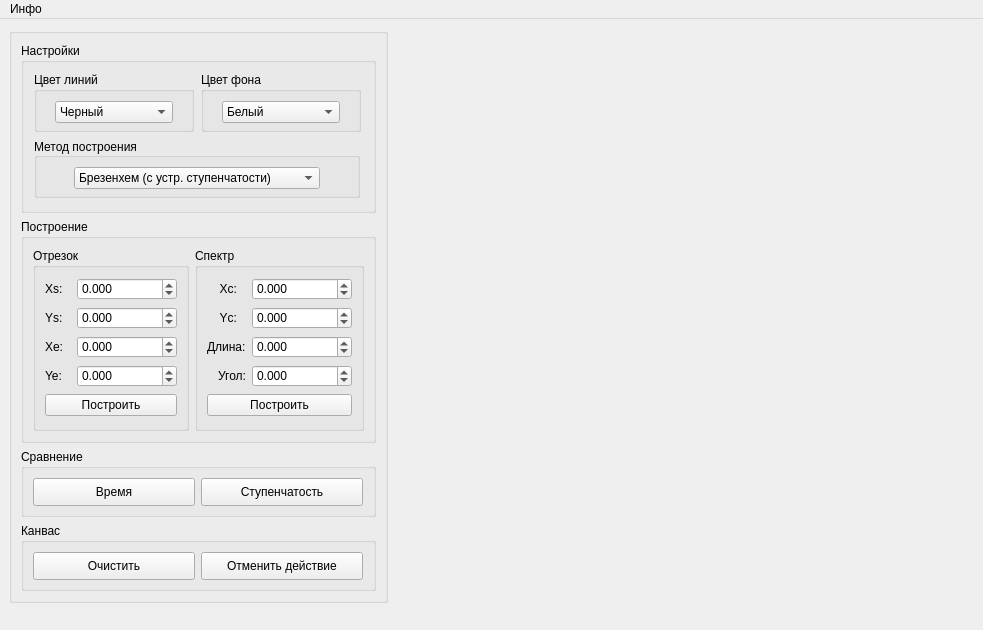
<?xml version="1.0" encoding="UTF-8"?>
<ui version="4.0">
 <class>MainWindow</class>
 <widget class="QMainWindow" name="MainWindow">
  <property name="geometry">
   <rect>
    <x>0</x>
    <y>0</y>
    <width>983</width>
    <height>630</height>
   </rect>
  </property>
  <property name="minimumSize">
   <size>
    <width>983</width>
    <height>630</height>
   </size>
  </property>
  <property name="windowTitle">
   <string>Компьютерная графика. Лабораторная работа 3</string>
  </property>
  <widget class="QWidget" name="centralwidget">
   <layout class="QGridLayout" name="gridLayout">
    <item row="2" column="0">
     <spacer name="verticalSpacer_2">
      <property name="orientation">
       <enum>Qt::Vertical</enum>
      </property>
      <property name="sizeHint" stdset="0">
       <size>
        <width>20</width>
        <height>40</height>
       </size>
      </property>
     </spacer>
    </item>
    <item row="1" column="0">
     <widget class="QGroupBox" name="groupBox_main">
      <property name="minimumSize">
       <size>
        <width>379</width>
        <height>575</height>
       </size>
      </property>
      <property name="maximumSize">
       <size>
        <width>379</width>
        <height>575</height>
       </size>
      </property>
      <property name="font">
       <font>
        <kerning>true</kerning>
       </font>
      </property>
      <property name="title">
       <string/>
      </property>
      <property name="alignment">
       <set>Qt::AlignJustify|Qt::AlignVCenter</set>
      </property>
      <layout class="QGridLayout" name="gridLayout_2">
       <item row="0" column="0" colspan="4">
        <widget class="QGroupBox" name="groupBox_settings">
         <property name="minimumSize">
          <size>
           <width>355</width>
           <height>170</height>
          </size>
         </property>
         <property name="maximumSize">
          <size>
           <width>355</width>
           <height>170</height>
          </size>
         </property>
         <property name="title">
          <string>Настройки</string>
         </property>
         <layout class="QGridLayout" name="gridLayout_8">
          <item row="0" column="0">
           <widget class="QGroupBox" name="groupBox_color_line">
            <property name="minimumSize">
             <size>
              <width>160</width>
              <height>60</height>
             </size>
            </property>
            <property name="maximumSize">
             <size>
              <width>160</width>
              <height>60</height>
             </size>
            </property>
            <property name="title">
             <string>Цвет линий</string>
            </property>
            <layout class="QGridLayout" name="gridLayout_5">
             <item row="0" column="0">
              <widget class="QComboBox" name="comboBox_color_line">
               <property name="minimumSize">
                <size>
                 <width>118</width>
                 <height>22</height>
                </size>
               </property>
               <property name="maximumSize">
                <size>
                 <width>118</width>
                 <height>22</height>
                </size>
               </property>
               <item>
                <property name="text">
                 <string>Черный</string>
                </property>
               </item>
               <item>
                <property name="text">
                 <string>Белый</string>
                </property>
               </item>
               <item>
                <property name="text">
                 <string>Красный</string>
                </property>
               </item>
               <item>
                <property name="text">
                 <string>Зеленый</string>
                </property>
               </item>
               <item>
                <property name="text">
                 <string>Синий</string>
                </property>
               </item>
               <item>
                <property name="text">
                 <string>Желтый</string>
                </property>
               </item>
               <item>
                <property name="text">
                 <string>Фиолетовый</string>
                </property>
               </item>
               <item>
                <property name="text">
                 <string>Розовый</string>
                </property>
               </item>
               <item>
                <property name="text">
                 <string>Оранжевый</string>
                </property>
               </item>
              </widget>
             </item>
            </layout>
           </widget>
          </item>
          <item row="0" column="1">
           <widget class="QGroupBox" name="groupBox_color_bg">
            <property name="minimumSize">
             <size>
              <width>160</width>
              <height>60</height>
             </size>
            </property>
            <property name="maximumSize">
             <size>
              <width>160</width>
              <height>60</height>
             </size>
            </property>
            <property name="title">
             <string>Цвет фона</string>
            </property>
            <layout class="QGridLayout" name="gridLayout_6">
             <item row="0" column="0">
              <widget class="QComboBox" name="comboBox_color_bg">
               <property name="minimumSize">
                <size>
                 <width>118</width>
                 <height>22</height>
                </size>
               </property>
               <property name="maximumSize">
                <size>
                 <width>118</width>
                 <height>22</height>
                </size>
               </property>
               <item>
                <property name="text">
                 <string>Белый</string>
                </property>
               </item>
               <item>
                <property name="text">
                 <string>Черный</string>
                </property>
               </item>
               <item>
                <property name="text">
                 <string>Красный</string>
                </property>
               </item>
               <item>
                <property name="text">
                 <string>Зеленый</string>
                </property>
               </item>
               <item>
                <property name="text">
                 <string>Синий</string>
                </property>
               </item>
               <item>
                <property name="text">
                 <string>Желтый</string>
                </property>
               </item>
               <item>
                <property name="text">
                 <string>Фиолетовый</string>
                </property>
               </item>
               <item>
                <property name="text">
                 <string>Розовый</string>
                </property>
               </item>
               <item>
                <property name="text">
                 <string>Оранжевый</string>
                </property>
               </item>
              </widget>
             </item>
            </layout>
           </widget>
          </item>
          <item row="1" column="0" colspan="2" alignment="Qt::AlignLeft|Qt::AlignTop">
           <widget class="QGroupBox" name="groupBox_method">
            <property name="minimumSize">
             <size>
              <width>326</width>
              <height>60</height>
             </size>
            </property>
            <property name="maximumSize">
             <size>
              <width>326</width>
              <height>60</height>
             </size>
            </property>
            <property name="title">
             <string>Метод построения</string>
            </property>
            <property name="alignment">
             <set>Qt::AlignLeading|Qt::AlignLeft|Qt::AlignVCenter</set>
            </property>
            <property name="flat">
             <bool>false</bool>
            </property>
            <layout class="QGridLayout" name="gridLayout_7">
             <item row="0" column="1">
              <widget class="QComboBox" name="comboBox_method">
               <property name="minimumSize">
                <size>
                 <width>246</width>
                 <height>22</height>
                </size>
               </property>
               <property name="maximumSize">
                <size>
                 <width>246</width>
                 <height>22</height>
                </size>
               </property>
               <item>
                <property name="text">
                 <string>Брезенхем (с устр. ступенчатости)</string>
                </property>
               </item>
               <item>
                <property name="text">
                 <string>Библиотечная функция</string>
                </property>
               </item>
               <item>
                <property name="text">
                 <string>ЦДА</string>
                </property>
               </item>
               <item>
                <property name="text">
                 <string>Брезенхем (веществ.)</string>
                </property>
               </item>
               <item>
                <property name="text">
                 <string>Брезенхем (целые)</string>
                </property>
               </item>
               <item>
                <property name="text">
                 <string>Ву</string>
                </property>
               </item>
              </widget>
             </item>
            </layout>
           </widget>
          </item>
         </layout>
        </widget>
       </item>
       <item row="3" column="0">
        <widget class="QGroupBox" name="groupBox_compare">
         <property name="minimumSize">
          <size>
           <width>355</width>
           <height>68</height>
          </size>
         </property>
         <property name="maximumSize">
          <size>
           <width>355</width>
           <height>68</height>
          </size>
         </property>
         <property name="title">
          <string>Сравнение</string>
         </property>
         <layout class="QHBoxLayout" name="horizontalLayout">
          <item>
           <widget class="QPushButton" name="pushButton_time">
            <property name="minimumSize">
             <size>
              <width>162</width>
              <height>28</height>
             </size>
            </property>
            <property name="maximumSize">
             <size>
              <width>162</width>
              <height>28</height>
             </size>
            </property>
            <property name="text">
             <string>Время</string>
            </property>
           </widget>
          </item>
          <item>
           <widget class="QPushButton" name="pushButton_stairs">
            <property name="minimumSize">
             <size>
              <width>162</width>
              <height>28</height>
             </size>
            </property>
            <property name="maximumSize">
             <size>
              <width>162</width>
              <height>28</height>
             </size>
            </property>
            <property name="text">
             <string>Ступенчатость</string>
            </property>
           </widget>
          </item>
         </layout>
        </widget>
       </item>
       <item row="2" column="0" alignment="Qt::AlignLeft|Qt::AlignTop">
        <widget class="QGroupBox" name="groupBox_draw">
         <property name="minimumSize">
          <size>
           <width>355</width>
           <height>224</height>
          </size>
         </property>
         <property name="maximumSize">
          <size>
           <width>355</width>
           <height>224</height>
          </size>
         </property>
         <property name="title">
          <string>Построение</string>
         </property>
         <layout class="QGridLayout" name="gridLayout_9">
          <item row="1" column="0">
           <widget class="QGroupBox" name="groupBox_draw_line">
            <property name="title">
             <string>Отрезок</string>
            </property>
            <layout class="QGridLayout" name="gridLayout_3">
             <item row="6" column="1">
              <widget class="QDoubleSpinBox" name="doubleSpinBox_ye">
               <property name="minimumSize">
                <size>
                 <width>100</width>
                 <height>22</height>
                </size>
               </property>
               <property name="maximumSize">
                <size>
                 <width>100</width>
                 <height>22</height>
                </size>
               </property>
               <property name="decimals">
                <number>3</number>
               </property>
               <property name="minimum">
                <double>-99999.000000000000000</double>
               </property>
               <property name="maximum">
                <double>99999.000000000000000</double>
               </property>
              </widget>
             </item>
             <item row="2" column="0">
              <widget class="QLabel" name="label_rotate_ys">
               <property name="maximumSize">
                <size>
                 <width>30</width>
                 <height>16777215</height>
                </size>
               </property>
               <property name="text">
                <string>Ys:</string>
               </property>
              </widget>
             </item>
             <item row="4" column="1">
              <widget class="QDoubleSpinBox" name="doubleSpinBox_xe">
               <property name="minimumSize">
                <size>
                 <width>100</width>
                 <height>22</height>
                </size>
               </property>
               <property name="maximumSize">
                <size>
                 <width>100</width>
                 <height>22</height>
                </size>
               </property>
               <property name="decimals">
                <number>3</number>
               </property>
               <property name="minimum">
                <double>-99999.000000000000000</double>
               </property>
               <property name="maximum">
                <double>99999.000000000000000</double>
               </property>
              </widget>
             </item>
             <item row="2" column="1">
              <widget class="QDoubleSpinBox" name="doubleSpinBox_ys">
               <property name="minimumSize">
                <size>
                 <width>100</width>
                 <height>22</height>
                </size>
               </property>
               <property name="maximumSize">
                <size>
                 <width>100</width>
                 <height>22</height>
                </size>
               </property>
               <property name="decimals">
                <number>3</number>
               </property>
               <property name="minimum">
                <double>-99999.000000000000000</double>
               </property>
               <property name="maximum">
                <double>99999.000000000000000</double>
               </property>
              </widget>
             </item>
             <item row="4" column="0">
              <widget class="QLabel" name="label_rotate_xe">
               <property name="maximumSize">
                <size>
                 <width>30</width>
                 <height>16777215</height>
                </size>
               </property>
               <property name="text">
                <string>Xe:</string>
               </property>
              </widget>
             </item>
             <item row="0" column="1">
              <widget class="QDoubleSpinBox" name="doubleSpinBox_xs">
               <property name="minimumSize">
                <size>
                 <width>100</width>
                 <height>22</height>
                </size>
               </property>
               <property name="maximumSize">
                <size>
                 <width>100</width>
                 <height>22</height>
                </size>
               </property>
               <property name="decimals">
                <number>3</number>
               </property>
               <property name="minimum">
                <double>-99999.000000000000000</double>
               </property>
               <property name="maximum">
                <double>99999.000000000000000</double>
               </property>
              </widget>
             </item>
             <item row="7" column="0" colspan="2">
              <widget class="QPushButton" name="pushButton_draw_line">
               <property name="text">
                <string>Построить</string>
               </property>
              </widget>
             </item>
             <item row="0" column="0">
              <widget class="QLabel" name="label_rotate_xs">
               <property name="maximumSize">
                <size>
                 <width>30</width>
                 <height>16777215</height>
                </size>
               </property>
               <property name="text">
                <string>Xs:</string>
               </property>
              </widget>
             </item>
             <item row="6" column="0">
              <widget class="QLabel" name="label_rotate_ye">
               <property name="maximumSize">
                <size>
                 <width>30</width>
                 <height>16777215</height>
                </size>
               </property>
               <property name="text">
                <string>Ye:</string>
               </property>
              </widget>
             </item>
            </layout>
           </widget>
          </item>
          <item row="1" column="1">
           <widget class="QGroupBox" name="groupBox_draw_spectre">
            <property name="title">
             <string>Спектр</string>
            </property>
            <layout class="QGridLayout" name="gridLayout_4">
             <item row="4" column="1">
              <widget class="QDoubleSpinBox" name="doubleSpinBox_rotate_x_2">
               <property name="minimumSize">
                <size>
                 <width>100</width>
                 <height>22</height>
                </size>
               </property>
               <property name="maximumSize">
                <size>
                 <width>100</width>
                 <height>22</height>
                </size>
               </property>
               <property name="decimals">
                <number>3</number>
               </property>
               <property name="minimum">
                <double>-99999.000000000000000</double>
               </property>
               <property name="maximum">
                <double>99999.000000000000000</double>
               </property>
              </widget>
             </item>
             <item row="4" column="0">
              <widget class="QLabel" name="label_rotate_spectre_lenght">
               <property name="text">
                <string>Длина:</string>
               </property>
              </widget>
             </item>
             <item row="7" column="0" colspan="2">
              <widget class="QPushButton" name="pushButton_draw_spectre">
               <property name="text">
                <string>Построить</string>
               </property>
              </widget>
             </item>
             <item row="6" column="0">
              <widget class="QLabel" name="label_rotate_spectre_degree">
               <property name="layoutDirection">
                <enum>Qt::LeftToRight</enum>
               </property>
               <property name="text">
                <string>Угол:</string>
               </property>
               <property name="alignment">
                <set>Qt::AlignRight|Qt::AlignTrailing|Qt::AlignVCenter</set>
               </property>
              </widget>
             </item>
             <item row="6" column="1">
              <widget class="QDoubleSpinBox" name="doubleSpinBox_rotate_x_6">
               <property name="minimumSize">
                <size>
                 <width>100</width>
                 <height>22</height>
                </size>
               </property>
               <property name="maximumSize">
                <size>
                 <width>100</width>
                 <height>22</height>
                </size>
               </property>
               <property name="decimals">
                <number>3</number>
               </property>
               <property name="minimum">
                <double>-99999.000000000000000</double>
               </property>
               <property name="maximum">
                <double>99999.000000000000000</double>
               </property>
              </widget>
             </item>
             <item row="3" column="1">
              <widget class="QDoubleSpinBox" name="doubleSpinBox_rotate_x_8">
               <property name="minimumSize">
                <size>
                 <width>100</width>
                 <height>22</height>
                </size>
               </property>
               <property name="maximumSize">
                <size>
                 <width>100</width>
                 <height>22</height>
                </size>
               </property>
               <property name="decimals">
                <number>3</number>
               </property>
               <property name="minimum">
                <double>-99999.000000000000000</double>
               </property>
               <property name="maximum">
                <double>99999.000000000000000</double>
               </property>
              </widget>
             </item>
             <item row="0" column="1">
              <widget class="QDoubleSpinBox" name="doubleSpinBox_rotate_x_7">
               <property name="minimumSize">
                <size>
                 <width>100</width>
                 <height>22</height>
                </size>
               </property>
               <property name="maximumSize">
                <size>
                 <width>100</width>
                 <height>22</height>
                </size>
               </property>
               <property name="decimals">
                <number>3</number>
               </property>
               <property name="minimum">
                <double>-99999.000000000000000</double>
               </property>
               <property name="maximum">
                <double>99999.000000000000000</double>
               </property>
              </widget>
             </item>
             <item row="3" column="0">
              <widget class="QLabel" name="label_rotate_yc">
               <property name="maximumSize">
                <size>
                 <width>30</width>
                 <height>16777215</height>
                </size>
               </property>
               <property name="text">
                <string>Yс:</string>
               </property>
               <property name="alignment">
                <set>Qt::AlignRight|Qt::AlignTrailing|Qt::AlignVCenter</set>
               </property>
              </widget>
             </item>
             <item row="0" column="0">
              <widget class="QLabel" name="label_rotate_xc">
               <property name="maximumSize">
                <size>
                 <width>30</width>
                 <height>16777215</height>
                </size>
               </property>
               <property name="text">
                <string>Xс:</string>
               </property>
               <property name="alignment">
                <set>Qt::AlignRight|Qt::AlignTrailing|Qt::AlignVCenter</set>
               </property>
              </widget>
             </item>
            </layout>
           </widget>
          </item>
         </layout>
        </widget>
       </item>
       <item row="4" column="0" colspan="2">
        <widget class="QGroupBox" name="groupBox_canvas">
         <property name="minimumSize">
          <size>
           <width>355</width>
           <height>68</height>
          </size>
         </property>
         <property name="maximumSize">
          <size>
           <width>355</width>
           <height>68</height>
          </size>
         </property>
         <property name="title">
          <string>Канвас</string>
         </property>
         <layout class="QGridLayout" name="gridLayout_10">
          <item row="0" column="0">
           <widget class="QPushButton" name="pushButton_clear">
            <property name="minimumSize">
             <size>
              <width>162</width>
              <height>28</height>
             </size>
            </property>
            <property name="maximumSize">
             <size>
              <width>162</width>
              <height>28</height>
             </size>
            </property>
            <property name="text">
             <string>Очистить</string>
            </property>
           </widget>
          </item>
          <item row="0" column="1">
           <widget class="QPushButton" name="pushButton_undo">
            <property name="minimumSize">
             <size>
              <width>162</width>
              <height>28</height>
             </size>
            </property>
            <property name="maximumSize">
             <size>
              <width>162</width>
              <height>28</height>
             </size>
            </property>
            <property name="text">
             <string>Отменить действие</string>
            </property>
           </widget>
          </item>
         </layout>
        </widget>
       </item>
      </layout>
     </widget>
    </item>
    <item row="1" column="1" rowspan="2">
     <widget class="QWidget" name="canvas_widget" native="true">
      <property name="minimumSize">
       <size>
        <width>575</width>
        <height>582</height>
       </size>
      </property>
     </widget>
    </item>
   </layout>
  </widget>
  <widget class="QMenuBar" name="menubar">
   <property name="geometry">
    <rect>
     <x>0</x>
     <y>0</y>
     <width>983</width>
     <height>26</height>
    </rect>
   </property>
   <widget class="QMenu" name="menu">
    <property name="title">
     <string>Инфо</string>
    </property>
    <addaction name="about_programm"/>
    <addaction name="about_author"/>
   </widget>
   <addaction name="menu"/>
  </widget>
  <action name="about_programm">
   <property name="text">
    <string>О программе</string>
   </property>
  </action>
  <action name="about_author">
   <property name="text">
    <string>Об авторе</string>
   </property>
  </action>
 </widget>
 <resources/>
 <connections/>
</ui>
